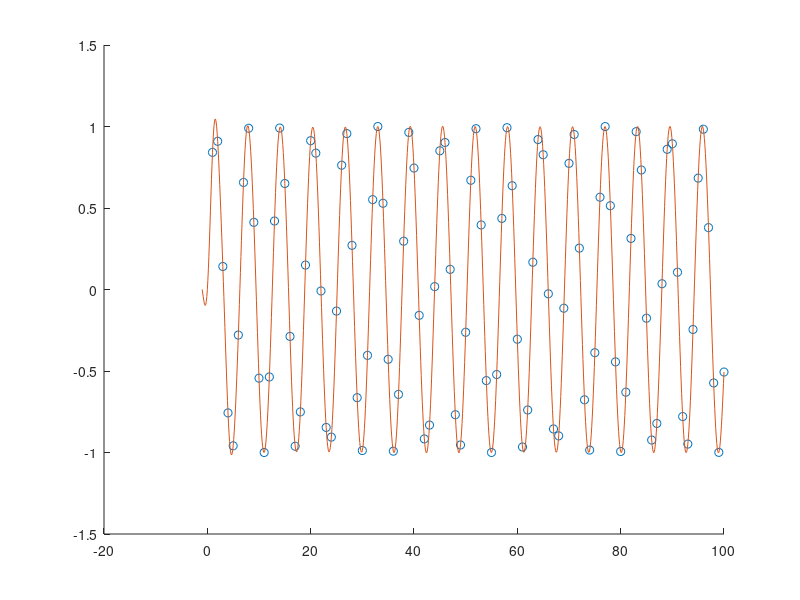

The MATLAB script that drew this image:
%sinc filter design
clear
X = [1:100];
y = sin(X);
F = @(x) sinc(x);
t = -1:0.1:100;
z = 0;
for k = 1:length(y)
      z = ( z + y(k)*F(t-k));
end
hold on
plot(y,'o')
plot(t,z)



    